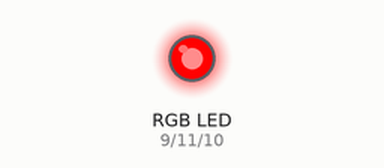
The sketch below on a simulated Arduino Uno, built with avr-gcc and run on an emulated ATmega328P. On the bench: an RGB LED mixed from three pins (HIGH = lit). Dim RGB values are drawn brighter than linear.

Above: at 0.05 s.
At 2.25 s:
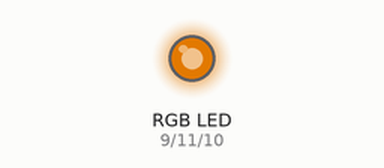
At 4.45 s:
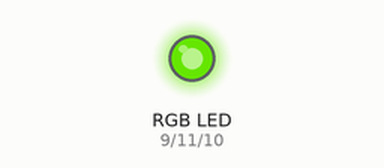
At 8.95 s:
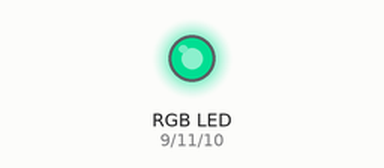
At 13.45 s:
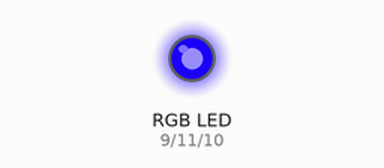
At 17.95 s:
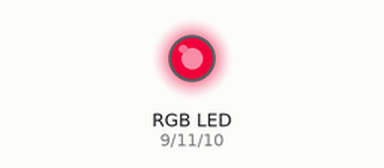
Timing chart, 0 to 25.0 s (numbered marks = the images above):
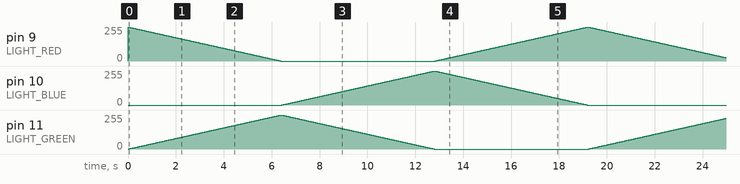

The sketch:

02_rgb_led.ino
```cpp
/**
 * RGB Color Cycle
 *
 * Components:
 * 1. RGB LED (4 pin)
 *      Red: 2.0 volt
 *      Ground              - The longest one
 *      Blue: 3.4 volt
 *      Green: 3.4 volt     - The shortest one
 *
 * 2. 330 Ohm               - 3 units for each RGB LED pin (except the ground)
 * 3. Jumper wires          - 3 for PWM and 1 for GND
 *
 * Objectives:
 * 1. Cycling color from RG, GB, BR; RGB color
 */

/** RGB Pin, these pins are connected to PWM */
enum LEDPin /* : uint8_t */ {
    LIGHT_RED = 9,
    LIGHT_BLUE = 10,
    LIGHT_GREEN = 11
};

/** Struct to hold the light intensity of each R,G,B color */
struct LightIntensityState {
    int r = 0;
    int g = 0;
    int b = 0;
};

LightIntensityState lightState;

/**
 * Color changing speed for 1 cycle.
 *
 * For example:
 *  0: #FF0000
 *  1: #FE0100
 *  2: #FD0200
 *
 * to change from first iteration (0) to the next one (1)
 *  need a given time in millisecond.
 */
static const int displayTime = 25;

void setup() {
    /** No need to pinMode() since we're using PWM */
}

void loop() {
    /**
     * What actually we did here:
     * Cycles:
     *  Red,Green:
     *      Iterations:
     *          0: #FF0000
     *          1: #FE0100
     *          2: #FD0200
     *          ...
     *          255: #00FF00
     *  Green,Blue:
     *      Iterations:
     *          0: #00FF00
     *          1: #00FE01
     *          2: #00FD02
     *          ...
     *          255: #0000FF
     *  Blue,Red:
     *      Iterations:
     *          0: #0000FF
     *          1: #0100FE
     *          2: #0200FD
     *          ...
     *          255: #FF0000
     *
     * by doing so, we have a smooth RGB transition.
     */
    for (lightState.g = 0; lightState.g <= 255; lightState.g++) {
        lightState.r = 255 - lightState.g;
        analogWrite(LIGHT_GREEN, lightState.g);
        analogWrite(LIGHT_RED, lightState.r);
        delay(displayTime);
    }

    for (lightState.b = 0; lightState.b <= 255; lightState.b++) {
        lightState.g = 255 - lightState.b;
        analogWrite(LIGHT_BLUE, lightState.b);
        analogWrite(LIGHT_GREEN, lightState.g);
        delay(displayTime);
    }

    for (lightState.r = 0; lightState.r <= 255; lightState.r++) {
        lightState.b = 255 - lightState.r;
        analogWrite(LIGHT_RED, lightState.r);
        analogWrite(LIGHT_BLUE, lightState.b);
        delay(displayTime);
    }
}
```
